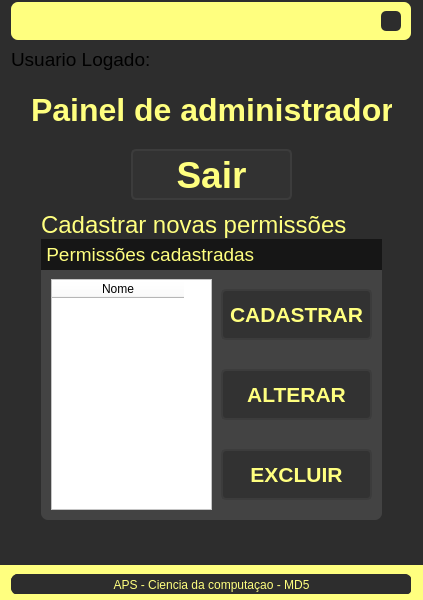
<?xml version="1.0" encoding="UTF-8"?>
<ui version="4.0">
 <class>MainWindow</class>
 <widget class="QMainWindow" name="MainWindow">
  <property name="geometry">
   <rect>
    <x>0</x>
    <y>0</y>
    <width>423</width>
    <height>600</height>
   </rect>
  </property>
  <property name="minimumSize">
   <size>
    <width>420</width>
    <height>600</height>
   </size>
  </property>
  <property name="windowTitle">
   <string>MainWindow</string>
  </property>
  <widget class="QWidget" name="centralwidget">
   <layout class="QVBoxLayout" name="verticalLayout">
    <property name="spacing">
     <number>0</number>
    </property>
    <property name="leftMargin">
     <number>0</number>
    </property>
    <property name="topMargin">
     <number>0</number>
    </property>
    <property name="rightMargin">
     <number>0</number>
    </property>
    <property name="bottomMargin">
     <number>0</number>
    </property>
    <item>
     <widget class="QFrame" name="topbar">
      <property name="maximumSize">
       <size>
        <width>16777215</width>
        <height>40</height>
       </size>
      </property>
      <property name="styleSheet">
       <string notr="true">background-color: rgb(45, 45, 45);</string>
      </property>
      <property name="frameShape">
       <enum>QFrame::NoFrame</enum>
      </property>
      <property name="frameShadow">
       <enum>QFrame::Raised</enum>
      </property>
      <layout class="QHBoxLayout" name="horizontalLayout_3">
       <property name="spacing">
        <number>0</number>
       </property>
       <property name="leftMargin">
        <number>0</number>
       </property>
       <property name="topMargin">
        <number>2</number>
       </property>
       <property name="rightMargin">
        <number>0</number>
       </property>
       <property name="bottomMargin">
        <number>0</number>
       </property>
       <item>
        <widget class="QFrame" name="frame_4">
         <property name="maximumSize">
          <size>
           <width>400</width>
           <height>16777215</height>
          </size>
         </property>
         <property name="styleSheet">
          <string notr="true">background-color: rgb(255, 255, 127);
border-radius: 7px;</string>
         </property>
         <property name="frameShape">
          <enum>QFrame::StyledPanel</enum>
         </property>
         <property name="frameShadow">
          <enum>QFrame::Raised</enum>
         </property>
         <layout class="QHBoxLayout" name="horizontalLayout_4">
          <property name="spacing">
           <number>3</number>
          </property>
          <property name="leftMargin">
           <number>10</number>
          </property>
          <property name="topMargin">
           <number>3</number>
          </property>
          <property name="rightMargin">
           <number>10</number>
          </property>
          <property name="bottomMargin">
           <number>3</number>
          </property>
          <item>
           <widget class="QLabel" name="label_4">
            <property name="font">
             <font>
              <family>Segoe UI</family>
              <pointsize>12</pointsize>
              <weight>75</weight>
              <bold>true</bold>
             </font>
            </property>
            <property name="styleSheet">
             <string notr="true">color: rgb(0, 0, 127);</string>
            </property>
            <property name="text">
             <string/>
            </property>
           </widget>
          </item>
          <item>
           <widget class="QPushButton" name="pushButton_3">
            <property name="maximumSize">
             <size>
              <width>20</width>
              <height>20</height>
             </size>
            </property>
            <property name="styleSheet">
             <string notr="true">QPushButton {
	background-color: rgb(45, 45, 45);
	border-radius: 5px;	
	background-position: center;	
}
QPushButton:hover {
	
	background-color: rgb(255, 102, 105);
	color: rgb(200, 200, 200);
}
QPushButton:pressed {
	background-color: rgb(170, 0, 0);
	color: rgb(200, 200, 200);
}</string>
            </property>
            <property name="text">
             <string/>
            </property>
            <property name="icon">
             <iconset>
              <normaloff>../../Imagens/cil-x.png</normaloff>../../Imagens/cil-x.png</iconset>
            </property>
           </widget>
          </item>
         </layout>
        </widget>
       </item>
      </layout>
     </widget>
    </item>
    <item>
     <widget class="QFrame" name="frame_2">
      <property name="styleSheet">
       <string notr="true">background-color: rgb(45, 45, 45);</string>
      </property>
      <property name="frameShape">
       <enum>QFrame::NoFrame</enum>
      </property>
      <property name="frameShadow">
       <enum>QFrame::Raised</enum>
      </property>
      <layout class="QHBoxLayout" name="horizontalLayout">
       <item>
        <widget class="QFrame" name="frame">
         <property name="minimumSize">
          <size>
           <width>400</width>
           <height>500</height>
          </size>
         </property>
         <property name="maximumSize">
          <size>
           <width>400</width>
           <height>10000</height>
          </size>
         </property>
         <property name="styleSheet">
          <string notr="true">background-color: rgb(45, 45, 45);</string>
         </property>
         <property name="frameShape">
          <enum>QFrame::NoFrame</enum>
         </property>
         <property name="frameShadow">
          <enum>QFrame::Raised</enum>
         </property>
         <widget class="QLabel" name="label">
          <property name="geometry">
           <rect>
            <x>20</x>
            <y>30</y>
            <width>361</width>
            <height>61</height>
           </rect>
          </property>
          <property name="font">
           <font>
            <family>Segoe UI</family>
            <pointsize>24</pointsize>
            <weight>75</weight>
            <bold>true</bold>
           </font>
          </property>
          <property name="styleSheet">
           <string notr="true">color: rgb(255, 255, 127);</string>
          </property>
          <property name="text">
           <string>Painel de administrador</string>
          </property>
         </widget>
         <widget class="QLabel" name="label_3">
          <property name="geometry">
           <rect>
            <x>30</x>
            <y>160</y>
            <width>311</width>
            <height>31</height>
           </rect>
          </property>
          <property name="font">
           <font>
            <family>Segoe UI</family>
            <pointsize>18</pointsize>
            <weight>50</weight>
            <bold>false</bold>
           </font>
          </property>
          <property name="styleSheet">
           <string notr="true">color: rgb(255, 255, 127);</string>
          </property>
          <property name="text">
           <string>Cadastrar novas permissões</string>
          </property>
         </widget>
         <widget class="QPushButton" name="pushButton_2">
          <property name="geometry">
           <rect>
            <x>210</x>
            <y>240</y>
            <width>151</width>
            <height>51</height>
           </rect>
          </property>
          <property name="font">
           <font>
            <family>Segoe UI</family>
            <pointsize>16</pointsize>
            <weight>75</weight>
            <bold>true</bold>
           </font>
          </property>
          <property name="styleSheet">
           <string notr="true">QPushButton {	
	background-color: rgb(50, 50, 50);
	border: 2px solid rgb(60, 60, 60);
	border-radius: 5px;
color: rgb(255, 255, 127);
}
QPushButton:hover {	
	background-color: rgb(60, 60, 60);
	border: 2px solid rgb(70, 70, 70);
}
QPushButton:pressed {	
	background-color: rgb(250, 230, 0);
	border: 2px solid rgb(250, 230, 0);	
	color: rgb(35, 35, 35);}</string>
          </property>
          <property name="text">
           <string>CADASTRAR</string>
          </property>
         </widget>
         <widget class="QTableWidget" name="tableWidget">
          <property name="geometry">
           <rect>
            <x>40</x>
            <y>230</y>
            <width>161</width>
            <height>231</height>
           </rect>
          </property>
          <property name="font">
           <font>
            <pointsize>13</pointsize>
            <weight>75</weight>
            <bold>true</bold>
           </font>
          </property>
          <property name="styleSheet">
           <string notr="true">background-color: rgb(255, 255, 255);</string>
          </property>
          <attribute name="horizontalHeaderDefaultSectionSize">
           <number>132</number>
          </attribute>
          <column>
           <property name="text">
            <string>Nome</string>
           </property>
          </column>
         </widget>
         <widget class="QLabel" name="label_5">
          <property name="geometry">
           <rect>
            <x>30</x>
            <y>190</y>
            <width>341</width>
            <height>281</height>
           </rect>
          </property>
          <property name="styleSheet">
           <string notr="true">background-color: rgb(67, 67, 67);

border-radius: 7px;

</string>
          </property>
          <property name="text">
           <string/>
          </property>
         </widget>
         <widget class="QLabel" name="label_6">
          <property name="geometry">
           <rect>
            <x>30</x>
            <y>190</y>
            <width>341</width>
            <height>31</height>
           </rect>
          </property>
          <property name="font">
           <font>
            <family>Segoe UI</family>
            <pointsize>14</pointsize>
            <weight>50</weight>
            <bold>false</bold>
           </font>
          </property>
          <property name="styleSheet">
           <string notr="true">background-color: rgb(22, 22, 22);
color: rgb(255, 255, 127);</string>
          </property>
          <property name="text">
           <string> Permissões cadastradas</string>
          </property>
         </widget>
         <widget class="QPushButton" name="pushButton_4">
          <property name="geometry">
           <rect>
            <x>210</x>
            <y>320</y>
            <width>151</width>
            <height>51</height>
           </rect>
          </property>
          <property name="font">
           <font>
            <family>Segoe UI</family>
            <pointsize>16</pointsize>
            <weight>75</weight>
            <bold>true</bold>
           </font>
          </property>
          <property name="styleSheet">
           <string notr="true">QPushButton {	
	background-color: rgb(50, 50, 50);
	border: 2px solid rgb(60, 60, 60);
	border-radius: 5px;
color: rgb(255, 255, 127);
}
QPushButton:hover {	
	background-color: rgb(60, 60, 60);
	border: 2px solid rgb(70, 70, 70);
}
QPushButton:pressed {	
	background-color: rgb(250, 230, 0);
	border: 2px solid rgb(250, 230, 0);	
	color: rgb(35, 35, 35);}</string>
          </property>
          <property name="text">
           <string>ALTERAR</string>
          </property>
         </widget>
         <widget class="QLabel" name="label_7">
          <property name="geometry">
           <rect>
            <x>40</x>
            <y>480</y>
            <width>301</width>
            <height>20</height>
           </rect>
          </property>
          <property name="font">
           <font>
            <family>Segoe UI</family>
            <pointsize>14</pointsize>
           </font>
          </property>
          <property name="styleSheet">
           <string notr="true">color: rgb(0, 0, 127);</string>
          </property>
          <property name="text">
           <string/>
          </property>
         </widget>
         <widget class="QLabel" name="label_8">
          <property name="geometry">
           <rect>
            <x>0</x>
            <y>-10</y>
            <width>141</width>
            <height>41</height>
           </rect>
          </property>
          <property name="font">
           <font>
            <family>Segoe UI</family>
            <pointsize>14</pointsize>
           </font>
          </property>
          <property name="text">
           <string>Usuario Logado:</string>
          </property>
         </widget>
         <widget class="QLabel" name="label_9">
          <property name="geometry">
           <rect>
            <x>140</x>
            <y>-10</y>
            <width>141</width>
            <height>41</height>
           </rect>
          </property>
          <property name="font">
           <font>
            <family>Segoe UI</family>
            <pointsize>12</pointsize>
            <weight>75</weight>
            <bold>true</bold>
           </font>
          </property>
          <property name="styleSheet">
           <string notr="true">color: rgb(170, 0, 0);</string>
          </property>
          <property name="text">
           <string/>
          </property>
         </widget>
         <widget class="QPushButton" name="pushButton_5">
          <property name="geometry">
           <rect>
            <x>210</x>
            <y>400</y>
            <width>151</width>
            <height>51</height>
           </rect>
          </property>
          <property name="font">
           <font>
            <family>Segoe UI</family>
            <pointsize>16</pointsize>
            <weight>75</weight>
            <bold>true</bold>
           </font>
          </property>
          <property name="styleSheet">
           <string notr="true">QPushButton {	
	background-color: rgb(50, 50, 50);
	border: 2px solid rgb(60, 60, 60);
	border-radius: 5px;
color: rgb(255, 255, 127);
}
QPushButton:hover {	
	background-color: rgb(60, 60, 60);
	border: 2px solid rgb(70, 70, 70);
}
QPushButton:pressed {	
	background-color: rgb(250, 230, 0);
	border: 2px solid rgb(250, 230, 0);	
	color: rgb(35, 35, 35);}</string>
          </property>
          <property name="text">
           <string>EXCLUIR</string>
          </property>
         </widget>
         <widget class="QPushButton" name="pushButton_6">
          <property name="geometry">
           <rect>
            <x>120</x>
            <y>100</y>
            <width>161</width>
            <height>51</height>
           </rect>
          </property>
          <property name="font">
           <font>
            <family>Segoe UI</family>
            <pointsize>28</pointsize>
            <weight>75</weight>
            <bold>true</bold>
           </font>
          </property>
          <property name="styleSheet">
           <string notr="true">QPushButton {	
	background-color: rgb(50, 50, 50);
	border: 2px solid rgb(60, 60, 60);
	border-radius: 5px;
color: rgb(255, 255, 127);
}
QPushButton:hover {	
	background-color: rgb(60, 60, 60);
	border: 2px solid rgb(70, 70, 70);
}
QPushButton:pressed {	
	background-color: rgb(250, 230, 0);
	border: 2px solid rgb(250, 230, 0);	
	color: rgb(35, 35, 35);}</string>
          </property>
          <property name="text">
           <string>Sair</string>
          </property>
         </widget>
         <zorder>label_5</zorder>
         <zorder>label_3</zorder>
         <zorder>label</zorder>
         <zorder>pushButton_2</zorder>
         <zorder>tableWidget</zorder>
         <zorder>label_6</zorder>
         <zorder>pushButton_4</zorder>
         <zorder>label_7</zorder>
         <zorder>label_8</zorder>
         <zorder>label_9</zorder>
         <zorder>pushButton_5</zorder>
         <zorder>pushButton_6</zorder>
        </widget>
       </item>
      </layout>
     </widget>
    </item>
    <item>
     <widget class="QFrame" name="rodape">
      <property name="maximumSize">
       <size>
        <width>16777215</width>
        <height>35</height>
       </size>
      </property>
      <property name="styleSheet">
       <string notr="true">background-color: rgb(255, 255, 127);</string>
      </property>
      <property name="frameShape">
       <enum>QFrame::NoFrame</enum>
      </property>
      <property name="frameShadow">
       <enum>QFrame::Raised</enum>
      </property>
      <layout class="QHBoxLayout" name="horizontalLayout_2">
       <item>
        <widget class="QFrame" name="frame_3">
         <property name="minimumSize">
          <size>
           <width>400</width>
           <height>20</height>
          </size>
         </property>
         <property name="maximumSize">
          <size>
           <width>23</width>
           <height>23</height>
          </size>
         </property>
         <property name="styleSheet">
          <string notr="true">background-color: rgb(45, 45, 45);
border-radius: 7px;</string>
         </property>
         <property name="frameShape">
          <enum>QFrame::StyledPanel</enum>
         </property>
         <property name="frameShadow">
          <enum>QFrame::Raised</enum>
         </property>
         <widget class="QLabel" name="label_2">
          <property name="geometry">
           <rect>
            <x>0</x>
            <y>0</y>
            <width>401</width>
            <height>21</height>
           </rect>
          </property>
          <property name="styleSheet">
           <string notr="true">color: rgb(255, 255, 127);</string>
          </property>
          <property name="text">
           <string>APS - Ciencia da computaçao - MD5</string>
          </property>
          <property name="alignment">
           <set>Qt::AlignCenter</set>
          </property>
         </widget>
        </widget>
       </item>
      </layout>
     </widget>
    </item>
   </layout>
  </widget>
  <widget class="QMenuBar" name="menubar">
   <property name="geometry">
    <rect>
     <x>0</x>
     <y>0</y>
     <width>423</width>
     <height>21</height>
    </rect>
   </property>
  </widget>
 </widget>
 <resources>
  <include location="file_rc.qrc"/>
 </resources>
 <connections/>
</ui>
